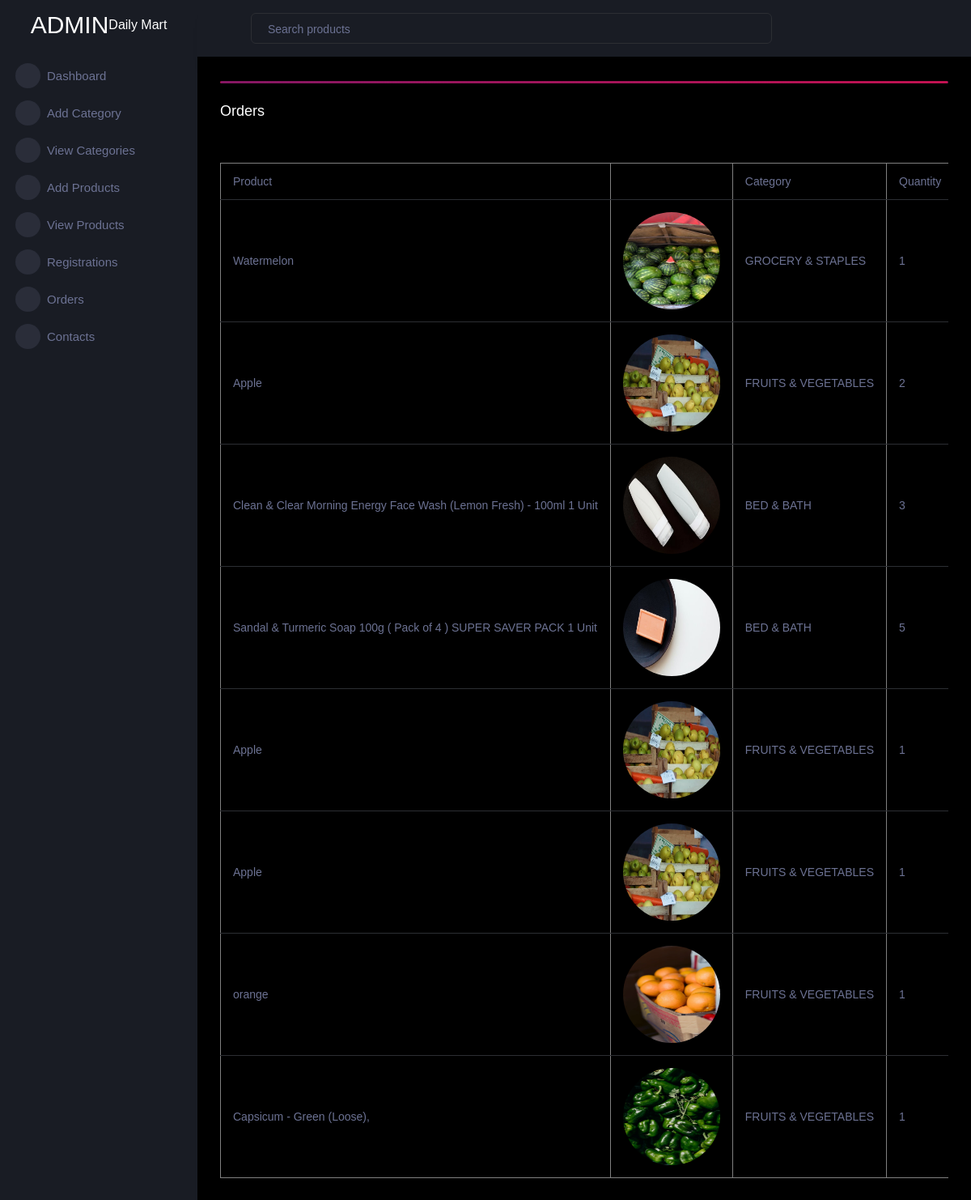
The page /view_orders on the database its author committed.
### Userapp/models.py (models this page shows)
class Order(models.Model):
     Address = models.CharField(max_length=100)
     town = models.CharField(max_length=50)
     Pincode=models.CharField(max_length=9)
     user_id = models.ForeignKey(Registration, on_delete=models.CASCADE)
     cart_id = models.ForeignKey(Cart, on_delete=models.CASCADE,null=True)
     status=models.IntegerField(default=0)

class Cart(models.Model):
     user_id = models.ForeignKey(Registration, on_delete=models.CASCADE)
     product_id = models.ForeignKey(Products, on_delete=models.CASCADE)
     total_amt = models.FloatField()
     quantity = models.IntegerField(null=True)
     status=models.IntegerField(default=0)

### AdminApp/models.py (models this page shows)
class Products(models.Model):
    Product_name=models.CharField(max_length=50)
    Product_category=models.CharField(max_length=50, default='null')
    Product_description=models.CharField(max_length=50)
    Product_price=models.IntegerField(null=True,blank=True)
    Image=models.ImageField(upload_to='image',default='null.jpg')
    status=models.IntegerField(default=0)

### AdminApp/views.py (the view)
# urls.py: path('view_orders',views.view_orders,name='view_orders'),
def view_orders(request):
     data_2=Order.objects.all()
     return render (request, 'view_orders.html',{'data_2':data_2})

### AdminApp/templates/view_orders.html (shortened to what this page needs)
{% extends 'admin.html' %}
{%block contents %}
              <h4 class="card-title">Orders</h4>
              <div class="table-responsive">
                <table class="table" border="1px" >
                  <thead>
                    <tr>
                      <th>Product</th>
                      <th></th>
                      <th>Category </th>
                      <th>Quantity</th>
                    </tr>
                  </thead>
                  {% for i in data_2 %}
                    <tr>
                      <td>{{i.cart_id.product_id.Product_name}}</td>
                      <td><img src="{{i.cart_id.product_id.Image.url}}" style="height: 120px;width: 120px;"></td>
                      <td>{{i.cart_id.product_id.Product_category}}</td>
                      <td>{{i.cart_id.quantity}}</td>
                    </tr>
                    {% endfor %}
                    {% endblock %}

### AdminApp/templates/admin.html (shortened to what this page needs)
{% load static %}
<!DOCTYPE html>
<html lang="en">
  <head>
    <link rel="stylesheet" href="{% static 'assets/vendors/mdi/css/materialdesignicons.min.css' %}">
    <link rel="stylesheet" href="{% static 'assets/vendors/css/vendor.bundle.base.css' %}">
    <link rel="stylesheet" href="{% static 'assets/vendors/jvectormap/jquery-jvectormap.css' %}">
    <link rel="stylesheet" href="{% static 'assets/vendors/flag-icon-css/css/flag-icon.min.css' %}">
    <link rel="stylesheet" href="{% static 'assets/vendors/owl-carousel-2/owl.carousel.min.css' %}">
    <link rel="stylesheet" href="{% static 'assets/vendors/owl-carousel-2/owl.theme.default.min.css' %}">
    <link rel="stylesheet" href="{% static 'assets/css/style.css' %}">
  </head>
  <body>
    <div class="container-scroller">
      <nav class="sidebar sidebar-offcanvas" id="sidebar">
        <div class="sidebar-brand-wrapper d-none d-lg-flex align-items-center justify-content-center fixed-top">
          <h2>ADMIN</h2>
          <h5>Daily Mart</h5>
        </div>
        <ul class="nav">
          <li class="nav-item menu-items">
            <a class="nav-link" href="{% url 'adminindex' %}">
              <span class="menu-icon">
                <i class="mdi mdi-speedometer"></i>
              </span>
              <span class="menu-title">Dashboard</span>
            </a>
          </li>
          <li class="nav-item menu-items">
            <a class="nav-link" href="{% url 'form_category' %}">
              <span class="menu-icon">
                <i class="mdi mdi-speedometer"></i>
              </span>
              <span class="menu-title">Add Category</span>
            </a>
          </li>
          <li class="nav-item menu-items">
            <a class="nav-link" href="{% url 'view_category' %}">
              <span class="menu-icon">
                <i class="mdi mdi-playlist-play"></i>
              </span>
              <span class="menu-title">View Categories</span>
            </a>
          </li>
          <li class="nav-item menu-items">
            <a class="nav-link" href="{% url 'form_products' %}">
              <span class="menu-icon">
                <i class="mdi mdi-table-large"></i>
              </span>
              <span class="menu-title">Add Products</span>
            </a>
          </li>
          <li class="nav-item menu-items">
            <a class="nav-link" href="{% url 'view_products' %}">
              <span class="menu-icon">
                <i class="mdi mdi-chart-bar"></i>
              </span>
              <span class="menu-title">View Products</span>
            </a>
          </li>
          <li class="nav-item menu-items">
            <a class="nav-link" href="{% url 'view_registrations' %}">
              <span class="menu-icon">
                <i class="mdi mdi-contacts"></i>
              </span>
              <span class="menu-title">Registrations</span>
            </a>
          </li>
          <li class="nav-item menu-items">
            <a class="nav-link"  href="{% url 'view_orders' %}" >
              <span class="menu-icon">
                <i class="mdi mdi-security"></i>
              </span>
              <span class="menu-title">Orders</span>
            </a>
          </li>
          <li class="nav-item menu-items">
            <a class="nav-link" href="{% url 'view_contact' %}">
              <span class="menu-icon">
                <i class="mdi mdi-file-document-box"></i>
              </span>
              <span class="menu-title">Contacts</span>
            </a>
          </li>
        </ul>
      </nav>
      <div class="container-fluid page-body-wrapper">
        <nav class="navbar p-0 fixed-top d-flex flex-row">
          <div class="navbar-menu-wrapper flex-grow d-flex align-items-stretch">
            <button class="navbar-toggler navbar-toggler align-self-center" type="button" data-toggle="minimize">
              <span class="mdi mdi-menu"></span>
            </button>
            <ul class="navbar-nav w-100">
              <li class="nav-item w-100">
                <form class="nav-link mt-2 mt-md-0 d-none d-lg-flex search">
                  <input type="text" class="form-control" placeholder="Search products">
                </form>
              </li>
            </ul>
          </div>
        </nav>
        <div class="main-panel">
          <div class="content-wrapper">
            <div class="row">
              <div class="col-12 grid-margin stretch-card">
                <div class="card corona-gradient-card">
                  <div class="card-body py-0 px-0 px-sm-3">
                  </div>
                </div>
              </div>
            </div>
            {% block contents %}{% endblock %}
          </div>
          <footer class="footer">
          </footer>
        </div>
      </div>
    </div>
  </body>
</html>

### rows shown on the page
Order: cart_id.product_id.Product_name "Watermelon", cart_id.product_id.Image (picture), cart_id.product_id.Product_category "GROCERY & STAPLES", cart_id.quantity "1"
Order: cart_id.product_id.Product_name "Apple", cart_id.product_id.Image (picture), cart_id.product_id.Product_category "FRUITS & VEGETABLES", cart_id.quantity "2"
Order: cart_id.product_id.Product_name "Clean & Clear Morning Energy Face Wash (Lemon Fresh) - 100ml 1 Unit", cart_id.product_id.Image (picture), cart_id.product_id.Product_category "BED & BATH", cart_id.quantity "3"
Order: cart_id.product_id.Product_name "Sandal & Turmeric Soap 100g ( Pack of 4 ) SUPER SAVER PACK 1 Unit", cart_id.product_id.Image (picture), cart_id.product_id.Product_category "BED & BATH", cart_id.quantity "5"
Order: cart_id.product_id.Product_name "Apple", cart_id.product_id.Image (picture), cart_id.product_id.Product_category "FRUITS & VEGETABLES", cart_id.quantity "1"
Order: cart_id.product_id.Product_name "Apple", cart_id.product_id.Image (picture), cart_id.product_id.Product_category "FRUITS & VEGETABLES", cart_id.quantity "1"
Order: cart_id.product_id.Product_name "orange", cart_id.product_id.Image (picture), cart_id.product_id.Product_category "FRUITS & VEGETABLES", cart_id.quantity "1"
Order: cart_id.product_id.Product_name "Capsicum - Green (Loose),", cart_id.product_id.Image (picture), cart_id.product_id.Product_category "FRUITS & VEGETABLES", cart_id.quantity "1"
